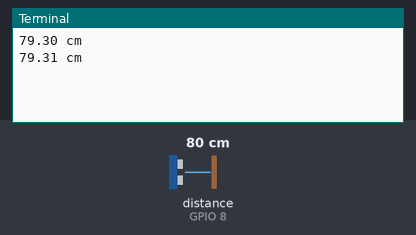
A program run on a simulated Raspberry Pi (BCM pin numbers). On the bench: the last lines printed to the terminal. The inputs (shaded band) are chosen by the test bench; at power-on: distance to the obstacle (sensor on GPIO 8) 80 cm. The clock reads 2024-03-15 10:24:30 at power-on unless the program sets it.

Above: at 1.2 s.
1.3 s: distance to the obstacle (sensor on GPIO 8) set to 2 cm
At 2.6 s:
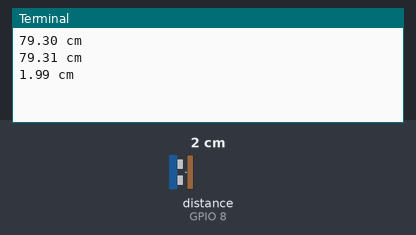
2.8 s: distance to the obstacle (sensor on GPIO 8) set to 4 cm
At 3.8 s:
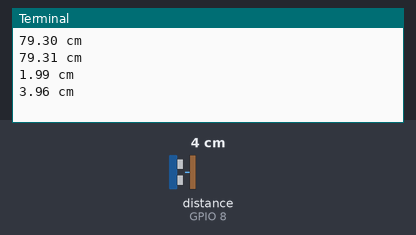
Timing chart, 0 to 5.8 s (numbered marks = the images above; inputs shaded):
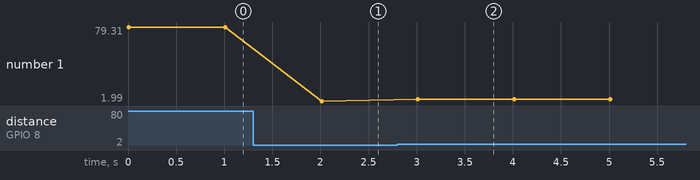

The program:

ultra.py
```python
#!/usr/bin/python3
# File name   : Ultrasonic.py
# Description : Detection distance and tracking with ultrasonic
# Website     : www.gewbot.com
# Author      : William
# Date        : 2019/02/23
import RPi.GPIO as GPIO
import time

Tr = 11
Ec = 8

GPIO.setwarnings(False)
GPIO.setmode(GPIO.BCM)
GPIO.setup(Tr, GPIO.OUT,initial=GPIO.LOW)
GPIO.setup(Ec, GPIO.IN)


def checkdist():       #Reading distance
    for i in range(5):  # Remove invalid test results.
        GPIO.setwarnings(False)
        GPIO.setmode(GPIO.BCM)
        GPIO.setup(Tr, GPIO.OUT,initial=GPIO.LOW)
        GPIO.setup(Ec, GPIO.IN)
        GPIO.output(Tr, GPIO.LOW)
        time.sleep(0.000002)
        GPIO.output(Tr, GPIO.HIGH)
        time.sleep(0.000015)
        GPIO.output(Tr, GPIO.LOW)
        while not GPIO.input(Ec):
            pass
        t1 = time.time()
        while GPIO.input(Ec):
            pass
        t2 = time.time()
        dist = (t2-t1)*340/2
        if dist > 9 and i < 4:  # 5 consecutive times are invalid data, return the last test data
            continue
        else:
            return (t2-t1)*340/2

# def checkdist():       #Reading distance
#     GPIO.output(Tr, GPIO.HIGH)
#     time.sleep(0.000015)
#     GPIO.output(Tr, GPIO.LOW)
#     while not GPIO.input(Ec):
#         pass
#     t1 = time.time()
#     while GPIO.input(Ec):
#         t3 = time.time()
#         if ((t3-t1)*340/2)>=2:
#             break
#         pass
#     t2 = time.time()
#     return round((t2-t1)*340/2,2)

if __name__ == '__main__':
    while True:
        distance = checkdist()*100
        print("%.2f cm" %distance)
        time.sleep(1)
```

Measured:
- after the input at 1.3 s, the terminal: prints a new line after 0.71 s (image 1)
- after the input at 2.8 s, the terminal: prints a new line after 0.21 s (image 2)
- plotted number 1: 79.31 → 1.99 after the input at 1.3 s, 1.99 → 3.96 after the input at 2.8 s
